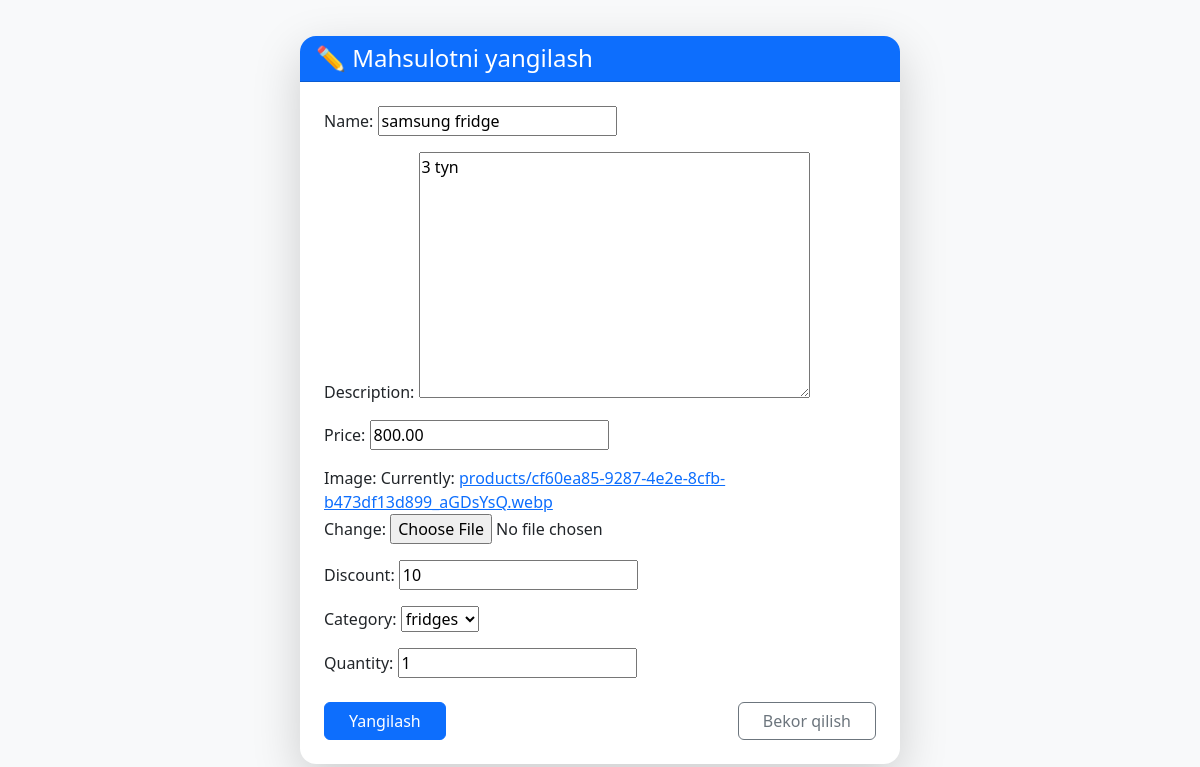
Screenshot of /update_product/3/ with the database file from the repository.
### shop/models.py (models this page shows, shortened)
class baseModel(models.Model):
    created_at = models.DateTimeField(auto_now_add=True)
    updated_at = models.DateTimeField(auto_now=True)
    class Meta:
        abstract = True

class Product(baseModel):
    name = models.CharField(max_length=100, unique=True)
    description = models.TextField()
    price = models.DecimalField(max_digits=10, decimal_places=2)
    image = models.ImageField(upload_to='products/')
    discount = models.IntegerField(default=0)
    category = models.ForeignKey(Category, on_delete=models.SET_NULL, related_name='products' , null=True, blank=True)
    quantity = models.IntegerField(default=1 , blank =True)
    class Meta:
        ordering = ['-created_at']

### shop/views.py (the view, shortened to what this page needs)
# urls.py: path('update_product/<int:product_id>/', views.update_product, name='update_product'),
def update_product(request, product_id):
    product = get_object_or_404(Product, id=product_id)
    form = ProductForm(instance=product)
    context = {
        'form': form,
        'product': product
    }
    return render(request, 'shop/update_product.html', context)

### shop/forms.py
class ProductForm(forms.ModelForm):
    class Meta:
        model = Product
        fields = '__all__'

### shop/models.py (called while the page is built)
    def __str__(self):
        return self.title

### shop/templates/shop/update_product.html (shortened to what this page needs)
{% load static %}
<!DOCTYPE html>
<html lang="uz">
<head>
    <link href="https://cdn.jsdelivr.net/npm/bootstrap@5.3.3/dist/css/bootstrap.min.css" rel="stylesheet">
</head>
<body class="bg-light">
    <div class="container d-flex justify-content-center align-items-center vh-100">
        <div class="card shadow-lg border-0 rounded-4" style="max-width: 600px; width: 100%;">
            <div class="card-header bg-primary text-white rounded-top-4">
                <h4 class="mb-0">✏️ Mahsulotni yangilash</h4>
            </div>
            <div class="card-body p-4">
                <form method="post" enctype="multipart/form-data">
                    {{ form.as_p }}
                    <div class="d-flex justify-content-between mt-4">
                        <button type="submit" class="btn btn-primary px-4">Yangilash</button>
                        <a href="{% url 'shop:index' %}" class="btn btn-outline-secondary px-4">Bekor qilish</a>
                    </div>
                </form>
            </div>
        </div>
    </div>
</body>
</html>

### rows the page displays
Product: name "samsung fridge", description "3 tyn", price "800.00", discount "10", category "fridges", quantity "1"
